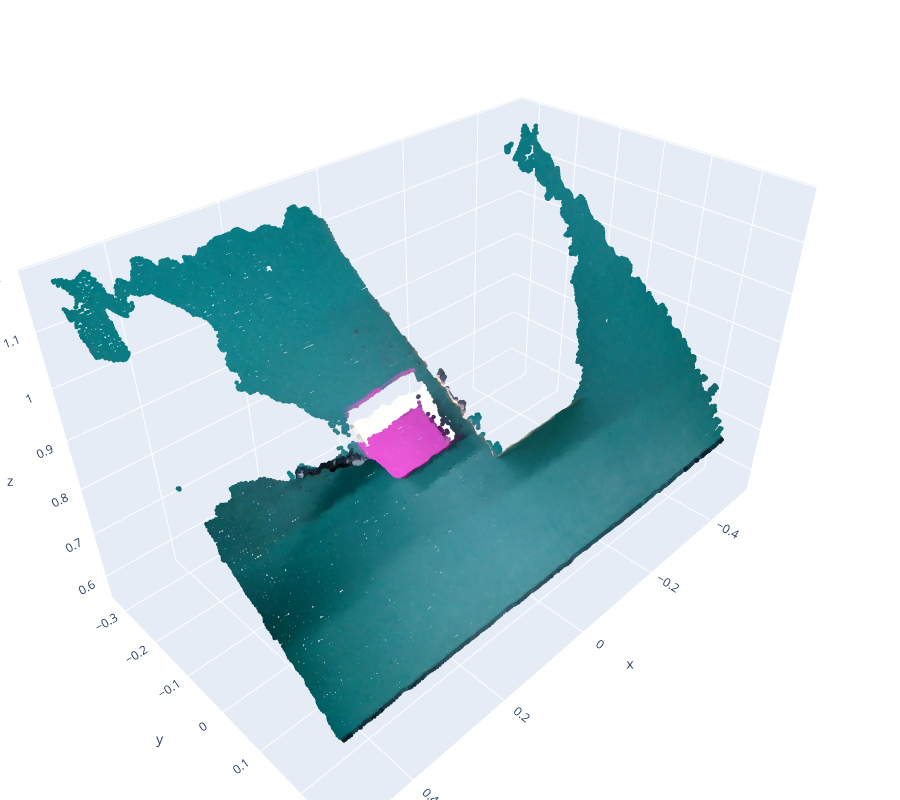

Notebook cell for this chart:
### Code cell
import yaml
import torch
import argparse
import numpy as np
import open3d as o3d
import torchvision.transforms as T
from copy import deepcopy
import cv2
from easydict import EasyDict as edict
import glob
from IPython.display import clear_output

import plotly.graph_objects as go

import os
import pathlib

# o3d.visualization.webrtc_server.enable_webrtc()
# 在notebook中使用open3d可视化需要启用webrtc_server
# 貌似这个会自动设置，不能手动二次指定

# test_color = "/home/haoxiang/RISE-2/saved_test_data/color_0000.png"
# test_depth = "/home/haoxiang/RISE-2/saved_test_data/depth_0000.png"
test_color = "/data/haoxiang/data/FLIPPING_v3/train/scene_0001/cam_104122060902/color/1767593840262.png"
test_depth = "/data/haoxiang/data/FLIPPING_v3/train/scene_0001/cam_104122060902/depth/1767593840262.png"

config_path = "test.yaml"
# mask_dir = "/data/haoxiang/propainter/masks_FLIPPING_v3_scene0001"

mask_dir = "/data/haoxiang/propainter/masks_FLIPPING_v3_scene0001_arm_only"
color_dir = "/data/haoxiang/data/FLIPPING_v3/train/scene_0001/cam_104122060902/color"
depth_dir = "/data/haoxiang/data/FLIPPING_v3/train/scene_0001/cam_104122060902/depth"

fake_intrinsics = np.array([
    [915.384521484375, 0.0, 633.3715209960938],
    [0.0, 914.9421997070312, 354.1505432128906],
    [0.0, 0.0, 1.0]
])


fake_depth_scale = 1000.0

def get_file_sorted_position(file_path):
    """
    获取指定文件在其所在目录下按文件名排序后的位置（从0开始计数）
    
    Args:
        file_path (str): 文件的路径（绝对路径/相对路径均可）
    
    Returns:
        int: 文件在排序后的列表中的位置（从0开始）；若文件不存在返回-1
    
    Raises:
        ValueError: 传入的路径是目录而非文件时抛出
    """
    # 转换为绝对路径并解析
    abs_path = pathlib.Path(file_path).resolve()
    
    # 检查文件是否存在
    if not abs_path.exists():
        print(f"错误：文件 {abs_path} 不存在")
        return -1
    
    # 检查是否是文件（而非目录）
    if not abs_path.is_file():
        raise ValueError(f"传入的路径 {abs_path} 是目录，不是文件！")
    
    # 获取文件所在目录和文件名
    dir_path = abs_path.parent
    file_name = abs_path.name
    
    # 获取目录下所有文件（排除子目录），并按文件名排序
    # 按字符串自然排序（区分大小写，若要忽略大小写可改为 key=lambda x: x.lower()）
    all_files = [f.name for f in dir_path.iterdir() if f.is_file()]
    sorted_files = sorted(all_files)
    
    # 查找文件位置（从0开始计数）
    try:
        position = sorted_files.index(file_name)  # 列表索引从0开始，位置从0开始
        return position
    except ValueError:
        # 理论上不会走到这里，因为已经验证文件存在
        print(f"异常：文件 {file_name} 不在目录 {dir_path} 的文件列表中")
        return -1

def load_test_obs(color_path, depth_path):
    # 1. 加载彩色图并转为 RGB (OpenCV 默认读入是 BGR)
    color_image = cv2.imread(color_path)
    if color_image is None:
        raise ValueError(f"无法加载图片: {color_path}")
    color_image = cv2.cvtColor(color_image, cv2.COLOR_BGR2RGB).astype(np.uint8)

    # 2. 加载深度图
    # 注意：必须使用 cv2.IMREAD_UNCHANGED 才能保留 16bit 深度信息
    depth_image = cv2.imread(depth_path, cv2.IMREAD_UNCHANGED)
    if depth_image is None:
        raise ValueError(f"无法加载深度图: {depth_path}")
    
    # 确保是 uint16。如果你的 PNG 是 8bit 的，需要根据量化比例转回 uint16 (通常单位是毫米)
    depth_image = depth_image.astype(np.uint16)

    return color_image, depth_image

def resize_image(image_list, image_size, interpolation = T.InterpolationMode.BILINEAR):
    resize = T.Resize(image_size, interpolation)
    image_list_resized = resize(image_list)
    return image_list_resized

def create_point_cloud(colors, depths, intrinsics, config, mask=None, depth_scale = 1000.0, rescale_factor = 1):
    """
    color, depth, mask => point cloud
    """
    if rescale_factor != 1:
        H, W = depths.shape
        h, w = int(H * rescale_factor), int(W * rescale_factor)

        # 颜色图缩放 (双线性)
        colors = colors.transpose([2, 0, 1]).astype(np.float32)
        colors = torch.from_numpy(colors)
        colors = np.ascontiguousarray(resize_image(colors, [h, w]).numpy().transpose([1, 2, 0]))

        # 深度图缩放 (最近邻)
        depths = depths.astype(np.float32)
        depths = torch.from_numpy(depths[np.newaxis])
        depths = resize_image(depths, [h,w], interpolation = T.InterpolationMode.NEAREST)[0]
        depths = depths.numpy()

        # Mask 同步缩放 (最近邻)
        if mask is not None:
            mask_torch = torch.from_numpy(mask.astype(np.float32))[np.newaxis]
            mask = resize_image(mask_torch, [h, w], interpolation=T.InterpolationMode.NEAREST)[0].numpy()

    # 应用 Mask
    if mask is not None:
        depths = depths.copy() # 防止修改原始深度图
        depths[mask > 0] = 0  # 255白色部分为mask，深度置零

    # generate point cloud
    h, w = depths.shape
    fx, fy = intrinsics[0, 0] * rescale_factor, intrinsics[1, 1] * rescale_factor
    cx, cy = intrinsics[0, 2] * rescale_factor, intrinsics[1, 2] * rescale_factor
    colors = o3d.geometry.Image(colors.astype(np.uint8))
    depths = o3d.geometry.Image(depths.astype(np.float32))
    camera_intrinsics = o3d.camera.PinholeCameraIntrinsic(
        width = w, height = h, fx = fx, fy = fy, cx = cx, cy = cy
    )

    # Open3D 内部逻辑：depth == 0 的像素不会产生 3D 点
    rgbd = o3d.geometry.RGBDImage.create_from_color_and_depth(
        colors, depths, depth_scale, convert_rgb_to_intensity = False
    )
    cloud = o3d.geometry.PointCloud.create_from_rgbd_image(rgbd, camera_intrinsics)
    # crop point cloud
    bbox3d = o3d.geometry.AxisAlignedBoundingBox(config.deploy.workspace.min, config.deploy.workspace.max)
    cloud = cloud.crop(bbox3d)
    # downsample
    cloud = cloud.voxel_down_sample(config.data.voxel_size)
    return cloud

def create_input(colors, depths, cam_intrinsics, config, mask=None, depth_scale = 1000.0, rescale_factor = 1):
    """
    colors, depths => coords, points
    """
    # create point cloud
    cloud = create_point_cloud(
        colors, 
        depths, 
        cam_intrinsics, 
        config,
        mask = mask,
        depth_scale = depth_scale,
        rescale_factor = rescale_factor,
    )

    # convert to sparse tensor
    points = np.asarray(cloud.points)
    # 按照 voxel_size 进行量化，得到稀疏卷积需要的坐标
    coords = np.ascontiguousarray(points / config.data.voxel_size, dtype = np.int32)

    return coords, points, cloud

def visualize_in_jupyter(cloud):
    points = np.asarray(cloud.points)
    colors = np.asarray(cloud.colors)
    
    if len(points) > 100000: # 采样点数可以稍微设高一点，Plotly 在 10w 点左右还算流畅
        idx = np.random.choice(len(points), 100000, replace=False)
        points = points[idx]
        colors = colors[idx]

    fig = go.Figure(data=[go.Scatter3d(
        x=points[:, 0], y=points[:, 1], z=points[:, 2],
        mode='markers',
        marker=dict(
            size=1.5,      # 增大点的大小，看起来更实一点
            color=colors, 
            opacity=1.0
        )
    )])
    
    # --- 修改这里来增大窗口 ---
    fig.update_layout(
        # width=1000,        # 设置宽度（像素）
        height=800,        # 设置高度（像素）
        margin=dict(l=0, r=0, b=0, t=0), # 去掉四周留白，让点云撑满窗口
        scene=dict(
            aspectmode='data', # 保持物理坐标比例
            xaxis=dict(visible=True), # 如果不想看轴，可以设为 False
            yaxis=dict(visible=True),
            zaxis=dict(visible=True),
        )
    )
    
    clear_output(wait=True) 
    fig.show()

# load config
with open(config_path, "r") as f:
    config = edict(yaml.load(f, Loader = yaml.FullLoader))
config.data.normalization.trans_min = np.asarray(config.data.normalization.trans_min)
config.data.normalization.trans_max = np.asarray(config.data.normalization.trans_max)

# colors, depths = load_test_obs(test_color, test_depth)

# coords, points, cloud = create_input(
#     colors,
#     depths,
#     # cam_intrinsics = agent.intrinsics,
#     cam_intrinsics = fake_intrinsics,
#     config = config,
#     # depth_scale = agent.camera.depth_scale,
#     depth_scale = fake_depth_scale,
#     rescale_factor = 1.0
# )

# # o3d.visualization.draw([cloud])
# visualize_in_jupyter(cloud)

# 获取排序后的原始文件列表
color_paths = sorted(glob.glob(os.path.join(color_dir, "*.png")))
depth_paths = sorted(glob.glob(os.path.join(depth_dir, "*.png")))

# --- 2. 确定遍历范围 ---
num_frames = len(color_paths)
print(f"找到 {num_frames} 帧数据")


for i in range(num_frames):
    
    if i % 60 != 0:
        continue  # 每 60 帧处理一次，方便测试

    # 获取当前帧的文件路径
    c_path = color_paths[i]
    d_path = depth_paths[i]
    print(f"color path: {c_path}")
    print(f"depth path: {d_path}")
    # input()
    
    # 获取对应的 Mask 路径 (按 00000.png 格式)
    m_path = os.path.join(mask_dir, f"{i:05d}.png")
    print(f"mask path: {m_path}")
    # input()
    
    if not os.path.exists(m_path):
        print(f"跳过第 {i} 帧：未找到 Mask {m_path}")
        continue

    # --- 3. 加载数据 ---
    # 加载彩色图和深度图
    colors, depths = load_test_obs(c_path, d_path)
    
    # 加载 Mask 
    mask_img = cv2.imread(m_path, cv2.IMREAD_GRAYSCALE)

    # --- 4. 生成点云 ---
    coords, points, cloud = create_input(
        colors,
        depths,
        mask=mask_img ,           # <--- 传入 Mask
        cam_intrinsics=fake_intrinsics,
        config=config,
        depth_scale=fake_depth_scale,
        rescale_factor=1.0
    )

    print(f"处理完成第 {i} 帧: {os.path.basename(c_path)} | 点数: {len(points)}")

    # --- 5. 可视化或保存 ---
    # 在循环中可视化建议加上提示，否则一次性弹出太多窗口会卡死浏览器
    visualize_in_jupyter(cloud)
    input()
    
    # 或者保存点云到文件，方便以后查看
    # o3d.io.write_point_cloud(f"output_pc_{i:05d}.ply", cloud)

### Figure 1 — Plotly figure (JSON) as saved in the notebook; plotly's stock layout.template omitted (floating-point values rounded to 4 significant figures; data arrays with more than 128 entries replaced by an {"elided": "..."} marker saying what was removed)
{"data": [{"marker": {"color": {"elided": "37299x3 float values"}, "opacity": 1, "size": 1.5}, "mode": "markers", "type": "scatter3d", "x": {"elided": "37299 float values"}, "y": {"elided": "37299 float values"}, "z": {"elided": "37299 float values"}}], "layout": {"height": 800, "margin": {"b": 0, "l": 0, "r": 0, "t": 0}, "scene": {"aspectmode": "data", "xaxis": {"visible": true}, "yaxis": {"visible": true}, "zaxis": {"visible": true}}}}
